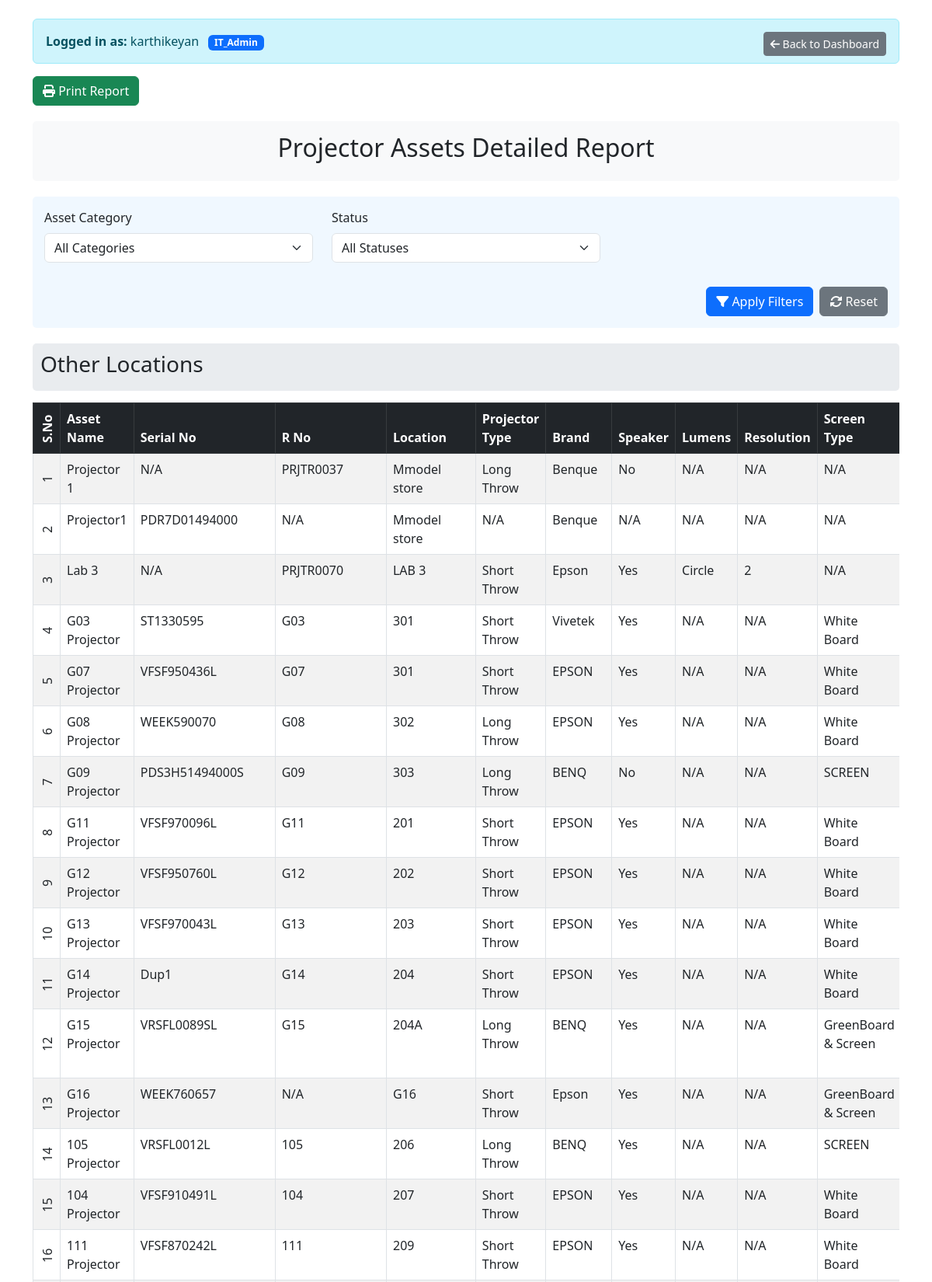
The page /rpt_pro.php (signed in, upper part) on the database its author committed.
### tables this page shows
CREATE TABLE `employee` (
  `emp_id` int(11) NOT NULL,
  `emp_code` varchar(20) DEFAULT NULL,
  `emp_name` varchar(100) DEFAULT NULL,
  `email` varchar(100) DEFAULT NULL,
  `password` varchar(255) DEFAULT NULL,
  `designation` enum('Lead','Sr SA','SA','IT_Admin','Lab_incharge','HOD','FI','User') DEFAULT NULL,
  `department` varchar(100) DEFAULT NULL,
  `status` enum('Active','Inactive') DEFAULT 'Active'
);

CREATE TABLE `asset` (
  `asset_id` int(11) NOT NULL,
  `asset_name` varchar(100) DEFAULT NULL,
  `serial_no` varchar(255) DEFAULT NULL,
  `r_no` varchar(255) DEFAULT NULL,
  `model` varchar(100) DEFAULT NULL,
  `brand` varchar(100) DEFAULT NULL,
  `type_id` int(11) DEFAULT NULL,
  `location_id` int(11) DEFAULT NULL,
  `processor` varchar(100) DEFAULT NULL,
  `processor_version` varchar(100) DEFAULT NULL,
  `ram_type` enum('DDR2','DDR3','DDR4') DEFAULT NULL,
  `ram_frequency` varchar(50) DEFAULT NULL,
  `ram_size` varchar(50) DEFAULT NULL,
  `graphics_card_available` enum('Yes','No') DEFAULT 'No',
  `graphics_card_brand` varchar(100) DEFAULT NULL,
  `graphics_card_model` varchar(100) DEFAULT NULL,
  `graphics_card_size` varchar(50) DEFAULT NULL,
  `storage_type` enum('SSD','HDD','Both') DEFAULT NULL,
  `storage_count` int(11) DEFAULT NULL,
  `purchase_date` date DEFAULT NULL,
  `warranty_expiry` date DEFAULT NULL,
  `status` enum('active','service','scrapped') DEFAULT 'active',
  `current_holder` int(11) DEFAULT NULL,
  `previous_holder` int(11) DEFAULT NULL,
  `lan_status` enum('Working','Not working') DEFAULT NULL COMMENT 'LAN connectivity status for lab assets',
  `projector_type` enum('Short Throw','Standard','Long Throw','Ultra Short Throw') DEFAULT NULL,
  `has_speaker` enum('Yes','No') DEFAULT NULL,
  `lumens` varchar(20) DEFAULT NULL,
  `resolution` varchar(20) DEFAULT NULL,
  `mount_type` enum('Short Throw','Long Throw') DEFAULT NULL,
  `logic_box_status` enum('Yes','No','Replaced','New logic box installed') DEFAULT NULL,
  `cable_type` enum('HDMI','VGA','Printer Cable','VGA CABLE','VGACABLE','VJA') DEFAULT NULL,
  `screen_type` varchar(50) DEFAULT NULL,
  `os_type` varchar(100) DEFAULT NULL,
  `os` varchar(100) DEFAULT NULL,
  `projector_remarks` text DEFAULT NULL,
  `updated_at` timestamp NOT NULL DEFAULT current_timestamp() ON UPDATE current_timestamp(),
  `printer_type` varchar(255) DEFAULT NULL,
  `connectivity` varchar(255) DEFAULT NULL,
  `paper_size` varchar(255) DEFAULT NULL
);

CREATE TABLE `location` (
  `location_id` int(11) NOT NULL,
  `location_name` varchar(100) DEFAULT NULL,
  `category_id` int(11) DEFAULT NULL
);

### rpt_pro.php (the view, shortened to what this page needs)
<?php
require_once 'config.php';
$currentUserName = "User";
$user_designation = null;
$user_id = $_SESSION['user_id'];
$query = "SELECT emp_name, designation FROM employee WHERE emp_id = ?";
if ($stmt = $conn->prepare($query)) {
    $stmt->bind_param("i", $user_id);
    $stmt->execute();
    $result = $stmt->get_result();
    if ($result->num_rows > 0) {
        $user = $result->fetch_assoc();
        $currentUserName = $user['emp_name'];
        $user_designation = $user['designation'];
    }
}
$blocks = [];
?>
<!DOCTYPE html>
<html lang="en">
<head>
    <link href="https://cdn.jsdelivr.net/npm/bootstrap@5.3.0/dist/css/bootstrap.min.css" rel="stylesheet">
    <link rel="stylesheet" href="https://cdn.datatables.net/1.11.5/css/dataTables.bootstrap5.min.css">
    <link rel="stylesheet" href="https://cdnjs.cloudflare.com/ajax/libs/font-awesome/6.4.0/css/all.min.css">
</head>
<body>
    <div class="container mt-4">
        <div class="alert alert-info no-print">
            <strong>Logged in as:</strong> <?php echo htmlspecialchars($currentUserName); ?>
            <?php if ($user_designation): ?>
                <span class="badge bg-primary ms-2"><?php echo htmlspecialchars($user_designation); ?></span>
            <?php endif; ?>
            <a href="dashboard.php" class="btn btn-sm btn-secondary float-end">
                <i class="fas fa-arrow-left"></i> Back to Dashboard
            </a>
        </div>
        <div class="action-buttons-top no-print">
            <button onclick="window.print()" class="btn btn-success me-2">
                <i class="fas fa-print"></i> Print Report
            </button>
        </div>
        <div class="report-header">
            <h2 class="text-center">Projector Assets Detailed Report</h2>
        </div>
        <div class="filter-section no-print">
            <form method="get" action="">
                <div class="row">
                    <div class="col-md-4">
                        <div class="vertical-form-group">
                            <label for="category_id" class="form-label">Asset Category</label>
                            <select class="form-select" id="category_id" name="category_id">
                                <option value="">All Categories</option>
                            </select>
                        </div>
                    </div>
                    <div class="col-md-4">
                        <div class="vertical-form-group">
                            <label for="status" class="form-label">Status</label>
                            <select class="form-select" id="status" name="status">
                                <option value="">All Statuses</option>
                            </select>
                        </div>
                    </div>
                </div>
                <div class="row mt-3">
                    <div class="col-md-12 d-flex justify-content-end">
                        <button type="submit" class="btn btn-primary me-2">
                            <i class="fas fa-filter"></i> Apply Filters
                        </button>
                        <a href="<?php echo basename($_SERVER['PHP_SELF']); ?>" class="btn btn-secondary">
                            <i class="fas fa-sync-alt"></i> Reset
                        </a>
                    </div>
                </div>
            </form>
        </div>
        <?php
        $baseSql = "SELECT
                        a.asset_id, a.asset_name, a.serial_no, a.r_no,
                        l.location_name, a.brand,
                        a.has_speaker, a.projector_type,
                        a.cable_type, a.logic_box_status, a.status,
                        a.mount_type, a.screen_type, a.lumens, a.resolution
                    FROM asset a
                    JOIN asset_type at ON a.type_id = at.type_id
                    JOIN location l ON a.location_id = l.location_id
                    WHERE at.type_name = 'Projector'";
        $otherSql = $baseSql . " AND a.location_id NOT IN ('" . implode("','", array_keys($blocks)) . "')";
        $otherResult = $conn->query($otherSql);
        if ($otherResult->num_rows > 0) {
            echo '<div class="block-section">';
            echo '<div class="block-header">';
            echo '<h3>Other Locations</h3>';
            echo '</div>';
            echo '<div class="table-responsive">';
            echo '<table class="table table-bordered table-striped table-hover">';
            echo '<thead class="table-dark">';
            echo '<tr>';
            echo '<th class="serial-number-vertical">S.No</th>';
            echo '<th>Asset Name</th>';
            echo '<th>Serial No</th>';
            echo '<th>R No</th>';
            echo '<th>Location</th>';
            echo '<th>Projector Type</th>';
            echo '<th>Brand</th>';
            echo '<th>Speaker</th>';
            echo '<th>Lumens</th>';
            echo '<th>Resolution</th>';
            echo '<th>Screen Type</th>';
            echo '</tr>';
            echo '</thead>';
            echo '<tbody>';
            $counter = 1;
            while($row = $otherResult->fetch_assoc()) {
                echo "<tr>";
                echo "<td class='serial-number-vertical'>".$counter++."</td>";
                echo "<td>".htmlspecialchars($row['asset_name'])."</td>";
                echo "<td>".($row['serial_no'] ? htmlspecialchars($row['serial_no']) : 'N/A')."</td>";
                echo "<td>".($row['r_no'] ? htmlspecialchars($row['r_no']) : 'N/A')."</td>";
                echo "<td>".htmlspecialchars($row['location_name'])."</td>";
                echo "<td>".($row['projector_type'] ? htmlspecialchars($row['projector_type']) : 'N/A')."</td>";
                echo "<td>".($row['brand'] ? htmlspecialchars($row['brand']) : 'N/A')."</td>";
                echo "<td>".($row['has_speaker'] ? htmlspecialchars($row['has_speaker']) : 'N/A')."</td>";
                echo "<td>".($row['lumens'] ? htmlspecialchars($row['lumens']) : 'N/A')."</td>";
                echo "<td>".($row['resolution'] ? htmlspecialchars($row['resolution']) : 'N/A')."</td>";
                echo "<td>".($row['screen_type'] ? htmlspecialchars($row['screen_type']) : 'N/A')."</td>";
                echo "</tr>";
            }
            echo '</tbody></table></div></div>';
        }
        ?>
    </div>
</body>
</html>

### rpt_pro.php (style rules this page uses)
.report-header { background-color: #f8f9fa; padding: 15px; margin-bottom: 20px; border-radius: 5px; }
.filter-section { background-color: #f0f8ff; padding: 15px; border-radius: 5px; margin-bottom: 20px; }
.form-label { font-weight: 500; }
.vertical-form-group { display: flex; flex-direction: column; margin-bottom: 15px; }
.table-responsive { overflow-x: auto; }
.block-section { margin-bottom: 40px; }
.block-header { background-color: #e9ecef; padding: 10px; border-radius: 5px; margin-bottom: 15px; }
.action-buttons-top { margin-bottom: 20px; }
.serial-number-vertical { writing-mode: vertical-rl; transform: rotate(180deg); white-space: nowrap; text-align: center; padding: 5px !important; width: 20px; }

### rows shown on the page
employee: emp_name "karthikeyan", designation "IT_Admin"
asset: asset_name "Projector 1", shows "N/A", r_no "PRJTR0037", location.location_name "Mmodel store", projector_type "Long Throw", brand "Benque", has_speaker "No"
asset: asset_name "Projector1", serial_no "PDR7D01494000", shows "N/A", location.location_name "Mmodel store", brand "Benque"
asset: asset_name "Lab 3", shows "N/A", r_no "PRJTR0070", location.location_name "LAB 3", projector_type "Short Throw", brand "Epson", has_speaker "Yes", lumens "Circle", resolution "2"
asset: asset_name "G03 Projector", serial_no "ST1330595", r_no "G03", location.location_name "301", projector_type "Short Throw", brand "Vivetek", has_speaker "Yes", shows "N/A", screen_type "White Board"
asset: asset_name "G07 Projector", serial_no "VFSF950436L", r_no "G07", location.location_name "301", projector_type "Short Throw", brand "EPSON", has_speaker "Yes", shows "N/A", screen_type "White Board"
asset: asset_name "G08 Projector", serial_no "WEEK590070", r_no "G08", location.location_name "302", projector_type "Long Throw", brand "EPSON", has_speaker "Yes", shows "N/A", screen_type "White Board"
asset: asset_name "G09 Projector", serial_no "PDS3H51494000S", r_no "G09", location.location_name "303", projector_type "Long Throw", brand "BENQ", has_speaker "No", shows "N/A", screen_type "SCREEN"
asset: asset_name "G11 Projector", serial_no "VFSF970096L", r_no "G11", location.location_name "201", projector_type "Short Throw", brand "EPSON", has_speaker "Yes", shows "N/A", screen_type "White Board"
asset: asset_name "G12 Projector", serial_no "VFSF950760L", r_no "G12", location.location_name "202", projector_type "Short Throw", brand "EPSON", has_speaker "Yes", shows "N/A", screen_type "White Board"
asset: asset_name "G13 Projector", serial_no "VFSF970043L", r_no "G13", location.location_name "203", projector_type "Short Throw", brand "EPSON", has_speaker "Yes", shows "N/A", screen_type "White Board"
asset: asset_name "G14 Projector", serial_no "Dup1", r_no "G14", location.location_name "204", projector_type "Short Throw", brand "EPSON", has_speaker "Yes", shows "N/A", screen_type "White Board"
asset: asset_name "G15 Projector", serial_no "VRSFL0089SL", r_no "G15", location.location_name "204A", projector_type "Long Throw", brand "BENQ", has_speaker "Yes", shows "N/A", screen_type "GreenBoard & Screen"
asset: asset_name "G16 Projector", serial_no "WEEK760657", shows "N/A", location.location_name "G16", projector_type "Short Throw", brand "Epson", has_speaker "Yes", lumens "N/A", resolution "N/A", screen_type "GreenBoard & Screen"
asset: asset_name "105 Projector", serial_no "VRSFL0012L", r_no "105", location.location_name "206", projector_type "Long Throw", brand "BENQ", has_speaker "Yes", shows "N/A", screen_type "SCREEN"
asset: asset_name "104 Projector", serial_no "VFSF910491L", r_no "104", location.location_name "207", projector_type "Short Throw", brand "EPSON", has_speaker "Yes", shows "N/A", screen_type "White Board"
asset: asset_name "111 Projector", serial_no "VFSF870242L", r_no "111", location.location_name "209", projector_type "Short Throw", brand "EPSON", has_speaker "Yes", shows "N/A", screen_type "White Board"
